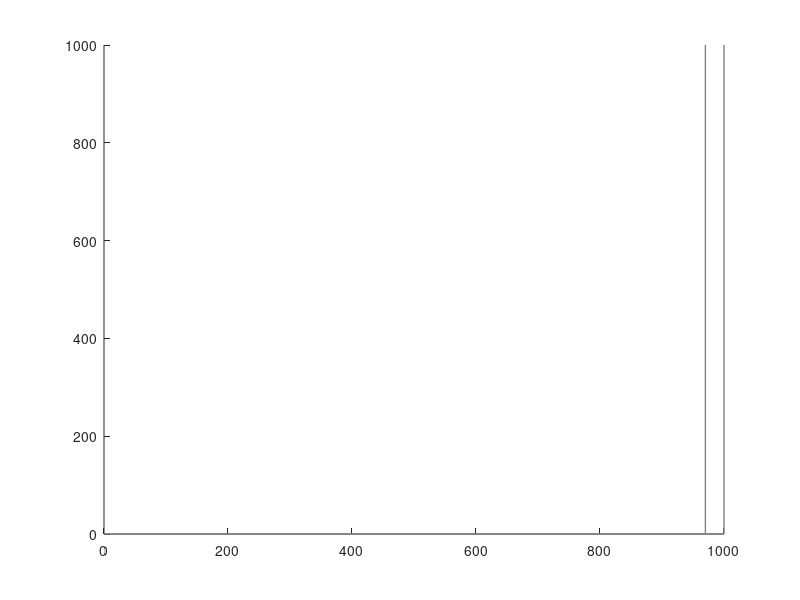

Here is the MATLAB script that generated this plot: (Note: this script raises an error after producing the figure.)
figure %6.8a
%note I've made some assumptions in this that only work if the angle is 45 degrees
xmin=0;xmax=1000;
zmin=0;zmax=1000;
lw=1;kol=.5*ones(1,3);
line([xmin xmax],[zmin zmin],'color',kol,'linewidth',lw);
line([xmax xmax],[zmin zmax],'color',kol,'linewidth',lw);
line([xmax-30 xmax-30],[zmin zmax],'color',kol,'linewidth',lw);
flipy
xlim([-100 1100]);ylim([-100 1100])
set(gca,'visible','off')
%Draw xticks
dtic=20;
ticht=30;
ntics=round(xmax/dtic)+1;
xnow=xmin;
for k=1:ntics
    line([xnow xnow],[zmin zmin-ticht],'color','k')
    xnow=xnow+dtic;
end
fs=10;
text(800,-2*ticht,'Receivers','fontsize',fs)
%Draw zticks
dtic=20;
ticht=30;
ntics=round(zmax/dtic)+1;
znow=zmin;
for k=1:ntics
    line([xmax-ticht xmax],[znow znow],'color','k')
    znow=znow+dtic;
end
fs=10;
text(xmax+ticht,2*ticht,'Receivers','rotation',-90,'fontsize',fs)
%first wavefront
x0=xmin+ticht;
x1=xmax-ticht;
theta=45;%don't change
z0=zmin;
z1=zmin+(x1-x0)/tand(theta);
kol=0*ones(1,3);
lw=1.5;
line([x0,x1],[z0,z1],'color',kol,'linewidth',lw)
axis equal
fs2=12;
text(x0,zmin-2*ticht,'x','fontangle','italic','fontweight','bold','fontsize',fs2,'horizontalalignment','center')
%second wavefront
delx=400;
x2=x0+delx;
x3=x1;
z3=zmin+(x3-x2)/tand(theta);
hw=line([x2,x3],[z0,z3],'color',kol,'linewidth',lw);
text(x2,zmin-2*ticht,'x+\Delta x','fontangle','italic','fontweight','bold','fontsize',fs2,'horizontalalignment','center')
%arrow 1
lambda=delx*sind(theta);%wave separation
xa1=x2-lambda*sind(theta);
xa2=x2;
za1=zmin+lambda*cosd(theta);
arrow([xa1 xa2],[za1 zmin],'','k',lw,':',.1,1);
%wavefront labels
s=1.2;
ht=text(s*xa1+2*ticht,s*za1,'wavefront at time','fontsize',fs2,'fontweight','bold','rotation',-theta);
ext=get(ht,'extent');
shft=30;
text(ext(1)+ext(3)-shft,ext(2)-shft,'t','fontsize',fs2,'fontweight','bold','rotation',-theta,'fontangle','italic');
s=1;
xshift=100;
ht=text(s*xa2+2*ticht+xshift,s*zmin+xshift,'time','fontsize',fs2,'fontweight','bold','rotation',-theta);
ext=get(ht,'extent');
shft=20;
ht2=text(ext(1)+ext(3)-shft,ext(2)-shft,'t + \Delta t','fontsize',fs2,'fontweight','bold','rotation',-theta,'fontangle','italic');
%arrow 2
delz=(xmax-ticht-delx-x0)/tand(theta);
za2=zmin+delz;
xa2=xmax-ticht;
xa1=xa2-lambda*sind(theta);
za1=za2+lambda*cosd(theta);
ha=arrow([xa1 xa2],[za1 za2],'','k',lw,':',.1,1);
%theta annotation
text(x0+3*ticht,zmin+1.5*ticht,'\theta','fontsize',fs2,'fontweight','bold')
%z annotation
text(xmax+.5*ticht,z1-.5*ticht,'z','fontsize',fs2,'fontweight','bold','fontangle','italic')
text(xmax+.5*ticht,z3-.5*ticht,'z - \Delta z','fontsize',fs2,'fontweight','bold','fontangle','italic')
hl=legend([hw ha{1}],{'wavefronts','raypaths'},'location','southwest');
pos=get(hl,'position');
set(hl,'position',[.38 .3 pos(3:4)]);
prepfig

print -depsc velocitygraphics\appvel.eps
%%
figure %6.8b
%note I've made some assumptions in this that only work if the angle is 45 degrees
xmin=0;xmax=1000;
zmin=0;zmax=1000;
lw=1;kol=.5*ones(1,3);
line([xmin xmax],[zmin zmin],'color',kol,'linewidth',lw);
line([xmax xmax],[zmin zmax],'color',kol,'linewidth',lw);
line([xmax-30 xmax-30],[zmin zmax],'color',kol,'linewidth',lw);
flipy
xlim([-100 1100]);ylim([-100 1100])
set(gca,'visible','off')
%Draw xticks
dtic=20;
ticht=30;
ntics=round(xmax/dtic)+1;
xnow=xmin;
for k=1:ntics
    line([xnow xnow],[zmin zmin-ticht],'color','k')
    xnow=xnow+dtic;
end
fs=10;
text(800,-2*ticht,'Receivers','fontsize',fs)
%Draw zticks
dtic=20;
ticht=30;
ntics=round(zmax/dtic)+1;
znow=zmin;
for k=1:ntics
    line([xmax-ticht xmax],[znow znow],'color','k')
    znow=znow+dtic;
end
fs=10;
text(xmax+ticht,2*ticht,'Receivers','rotation',-90,'fontsize',fs)
%first wavefront
x0=xmin+ticht;
x1=xmax-ticht;
theta=45;%don't change
z0=zmin;
z1=zmin+(x1-x0)/tand(theta);
kol=0*ones(1,3);
lw=1.5;
line([x0,x1],[z0,z1],'color',kol,'linewidth',lw)
axis equal
fs2=12;
text(x0,zmin-2*ticht,'x','fontangle','italic','fontweight','bold','fontsize',fs2,'horizontalalignment','center')
%second wavefront
delx=400;
x2=x0+delx;
x3=x1;
z3=zmin+(x3-x2)/tand(theta);
hw=line([x2,x3],[z0,z3],'color',kol,'linewidth',lw);
text(x2,zmin-2*ticht,'x+\Delta x','fontangle','italic','fontweight','bold','fontsize',fs2,'horizontalalignment','center')
%arrow 1
lambda=delx*sind(theta);%wave separation
lambdax=lambda/sind(theta);
lambdaz=lambda/cosd(theta);
xa1=(x0+x1)/2;
xa2=xa1+lambda*sind(theta);
za1=(xa1-x0)*tand(theta);
za2=za1-lambda*cosd(theta);
ha=arrowtwo([xa1 xa2],[za1 za2],'\lambda','k',lw,':',.05,1);
set(ha{6},'rotation',0,'fontsize',fs2,'fontweight','bold')
% %wavefront labels
% s=1.2;
% ht=text(s*xa1+2*ticht,s*za1,'wavefront at time','fontsize',fs2,'fontweight','bold','rotation',-theta);
% ext=get(ht,'extent');
% shft=30;
% text(ext(1)+ext(3)-shft,ext(2)-shft,'t','fontsize',fs2,'fontweight','bold','rotation',-theta,'fontangle','italic');
% s=1;
% xshift=100;
% ht=text(s*xa2+2*ticht+xshift,s*zmin+xshift,'time','fontsize',fs2,'fontweight','bold','rotation',-theta);
% ext=get(ht,'extent');
% shft=20;
% ht2=text(ext(1)+ext(3)-shft,ext(2)-shft,'t + \Delta t','fontsize',fs2,'fontweight','bold','rotation',-theta,'fontangle','italic');
%arrow 2
xa1=xa2-lambdax;
za1=za2;
ha=arrowtwo([xa1 xa2],[za1 za2],'\lambda_x','k',lw,':',.05,1);
set(ha{6},'rotation',0,'fontsize',fs2,'fontweight','bold')
%arrow 3
xa1=xa2;
za1=za2+lambdaz;
ha=arrowtwo([xa1 xa2],[za1 za2],'\lambda_z','k',lw,':',.05,1);
set(ha{6},'rotation',0,'fontsize',fs2,'fontweight','bold')
%theta annotation
text(x0+3*ticht,zmin+1.5*ticht,'\theta','fontsize',fs2,'fontweight','bold')
%z annotation
text(xmax+.5*ticht,z1-.5*ticht,'z','fontsize',fs2,'fontweight','bold','fontangle','italic')
text(xmax+.5*ticht,z3-.5*ticht,'z - \Delta z','fontsize',fs2,'fontweight','bold','fontangle','italic')
%third wavefront
x1=x0;
z1=zmin+lambdaz;
z2=zmax;
x2=(zmax-zmin)*tand(theta)+x1-lambdax;
kol=.5*ones(1,3);
line([x1,x2],[z1,z2],'color',kol,'linewidth',lw,'linestyle','-')
%fourth wavefront
x1=x0+2*lambdax;
z1=zmin;
x2=xmax-ticht;
z2=(x2-x1)/tand(theta)-z1;
hw2=line([x1,x2],[z1,z2],'color',kol,'linewidth',lw,'linestyle','-');
hl=legend([hw hw2],{'wavecrests of interest','other wavecrests'},'location','southwest');
pos=get(hl,'position');
set(hl,'position',[.3 .3 pos(3:4)]);
prepfig

print -depsc velocitygraphics\appvelfk.eps
